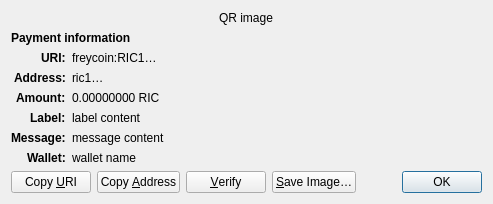
<?xml version="1.0" encoding="UTF-8"?>
<ui version="4.0">
 <class>ReceiveRequestDialog</class>
 <widget class="QDialog" name="ReceiveRequestDialog">
  <property name="geometry">
   <rect>
    <x>0</x>
    <y>0</y>
    <width>413</width>
    <height>229</height>
   </rect>
  </property>
  <property name="windowTitle">
   <string>Request payment to …</string>
  </property>
  <layout class="QGridLayout" name="gridLayout" columnstretch="0,1">
   <property name="sizeConstraint">
    <enum>QLayout::SetFixedSize</enum>
   </property>
   <item row="0" column="0" colspan="2" alignment="Qt::AlignHCenter">
    <widget class="QRImageWidget" name="qr_code">
     <property name="text">
      <string notr="true">QR image</string>
     </property>
     <property name="textInteractionFlags">
      <set>Qt::NoTextInteraction</set>
     </property>
    </widget>
   </item>
   <item row="1" column="0" colspan="2">
    <widget class="QLabel" name="payment_header">
     <property name="font">
      <font>
       <weight>75</weight>
       <bold>true</bold>
      </font>
     </property>
     <property name="text">
      <string>Payment information</string>
     </property>
     <property name="textInteractionFlags">
      <set>Qt::NoTextInteraction</set>
     </property>
    </widget>
   </item>
   <item row="2" column="0" alignment="Qt::AlignRight|Qt::AlignTop">
    <widget class="QLabel" name="uri_tag">
     <property name="font">
      <font>
       <weight>75</weight>
       <bold>true</bold>
      </font>
     </property>
     <property name="text">
      <string notr="true">URI:</string>
     </property>
     <property name="textFormat">
      <enum>Qt::PlainText</enum>
     </property>
     <property name="textInteractionFlags">
      <set>Qt::NoTextInteraction</set>
     </property>
    </widget>
   </item>
   <item row="2" column="1" alignment="Qt::AlignTop">
    <widget class="QLabel" name="uri_content">
     <property name="text">
      <string notr="true">freycoin:RIC1…</string>
     </property>
     <property name="textFormat">
      <enum>Qt::RichText</enum>
     </property>
     <property name="wordWrap">
      <bool>true</bool>
     </property>
     <property name="textInteractionFlags">
      <set>Qt::TextSelectableByMouse</set>
     </property>
    </widget>
   </item>
   <item row="3" column="0" alignment="Qt::AlignRight|Qt::AlignTop">
    <widget class="QLabel" name="address_tag">
     <property name="font">
      <font>
       <weight>75</weight>
       <bold>true</bold>
      </font>
     </property>
     <property name="text">
      <string>Address:</string>
     </property>
     <property name="textInteractionFlags">
      <set>Qt::NoTextInteraction</set>
     </property>
    </widget>
   </item>
   <item row="3" column="1" alignment="Qt::AlignTop">
    <widget class="QLabel" name="address_content">
     <property name="text">
      <string notr="true">ric1…</string>
     </property>
     <property name="textFormat">
      <enum>Qt::PlainText</enum>
     </property>
     <property name="textInteractionFlags">
      <set>Qt::TextSelectableByMouse</set>
     </property>
    </widget>
   </item>
   <item row="4" column="0" alignment="Qt::AlignRight|Qt::AlignTop">
    <widget class="QLabel" name="amount_tag">
     <property name="font">
      <font>
       <weight>75</weight>
       <bold>true</bold>
      </font>
     </property>
     <property name="text">
      <string>Amount:</string>
     </property>
     <property name="textInteractionFlags">
      <set>Qt::NoTextInteraction</set>
     </property>
    </widget>
   </item>
   <item row="4" column="1" alignment="Qt::AlignTop">
    <widget class="QLabel" name="amount_content">
     <property name="text">
      <string notr="true">0.00000000 RIC</string>
     </property>
     <property name="textFormat">
      <enum>Qt::PlainText</enum>
     </property>
     <property name="textInteractionFlags">
      <set>Qt::TextSelectableByMouse</set>
     </property>
    </widget>
   </item>
   <item row="5" column="0" alignment="Qt::AlignRight|Qt::AlignTop">
    <widget class="QLabel" name="label_tag">
     <property name="font">
      <font>
       <weight>75</weight>
       <bold>true</bold>
      </font>
     </property>
     <property name="text">
      <string>Label:</string>
     </property>
     <property name="textInteractionFlags">
      <set>Qt::NoTextInteraction</set>
     </property>
    </widget>
   </item>
   <item row="5" column="1" alignment="Qt::AlignTop">
    <widget class="QLabel" name="label_content">
     <property name="text">
      <string notr="true">label content</string>
     </property>
     <property name="textFormat">
      <enum>Qt::PlainText</enum>
     </property>
     <property name="wordWrap">
      <bool>true</bool>
     </property>
     <property name="textInteractionFlags">
      <set>Qt::TextSelectableByMouse</set>
     </property>
    </widget>
   </item>
   <item row="6" column="0" alignment="Qt::AlignRight|Qt::AlignTop">
    <widget class="QLabel" name="message_tag">
     <property name="font">
      <font>
       <weight>75</weight>
       <bold>true</bold>
      </font>
     </property>
     <property name="text">
      <string>Message:</string>
     </property>
     <property name="textInteractionFlags">
      <set>Qt::NoTextInteraction</set>
     </property>
    </widget>
   </item>
   <item row="6" column="1" alignment="Qt::AlignTop">
    <widget class="QLabel" name="message_content">
     <property name="text">
      <string notr="true">message content</string>
     </property>
     <property name="textFormat">
      <enum>Qt::PlainText</enum>
     </property>
     <property name="wordWrap">
      <bool>true</bool>
     </property>
     <property name="textInteractionFlags">
      <set>Qt::TextSelectableByMouse</set>
     </property>
    </widget>
   </item>
   <item row="7" column="0" alignment="Qt::AlignRight|Qt::AlignTop">
    <widget class="QLabel" name="wallet_tag">
     <property name="font">
      <font>
       <weight>75</weight>
       <bold>true</bold>
      </font>
     </property>
     <property name="text">
      <string>Wallet:</string>
     </property>
     <property name="textInteractionFlags">
      <set>Qt::NoTextInteraction</set>
     </property>
    </widget>
   </item>
   <item row="7" column="1" alignment="Qt::AlignTop">
    <widget class="QLabel" name="wallet_content">
     <property name="text">
      <string notr="true">wallet name</string>
     </property>
     <property name="textFormat">
      <enum>Qt::PlainText</enum>
     </property>
     <property name="wordWrap">
      <bool>true</bool>
     </property>
     <property name="textInteractionFlags">
      <set>Qt::TextSelectableByMouse</set>
     </property>
    </widget>
   </item>
   <item row="8" column="0" colspan="2">
    <layout class="QHBoxLayout" name="horizontalLayout">
     <item>
      <widget class="QPushButton" name="btnCopyURI">
       <property name="text">
        <string>Copy &amp;URI</string>
       </property>
       <property name="autoDefault">
        <bool>false</bool>
       </property>
      </widget>
     </item>
     <item>
      <widget class="QPushButton" name="btnCopyAddress">
       <property name="text">
        <string>Copy &amp;Address</string>
       </property>
       <property name="autoDefault">
        <bool>false</bool>
       </property>
      </widget>
     </item>
     <item>
      <widget class="QPushButton" name="btnVerify">
       <property name="text">
        <string>&amp;Verify</string>
       </property>
       <property name="toolTip">
        <string>Verify this address on e.g. a hardware wallet screen</string>
       </property>
       <property name="autoDefault">
        <bool>false</bool>
       </property>
      </widget>
     </item>
     <item>
      <widget class="QPushButton" name="btnSaveAs">
       <property name="text">
        <string>&amp;Save Image…</string>
       </property>
       <property name="autoDefault">
        <bool>false</bool>
       </property>
      </widget>
     </item>
     <item>
      <spacer name="horizontalSpacer_2">
       <property name="orientation">
        <enum>Qt::Horizontal</enum>
       </property>
       <property name="sizeHint" stdset="0">
        <size>
         <width>40</width>
         <height>20</height>
        </size>
       </property>
      </spacer>
     </item>
     <item>
      <widget class="QDialogButtonBox" name="buttonBox">
       <property name="focusPolicy">
        <enum>Qt::StrongFocus</enum>
       </property>
       <property name="standardButtons">
        <set>QDialogButtonBox::Ok</set>
       </property>
      </widget>
     </item>
    </layout>
   </item>
  </layout>
 </widget>
 <customwidgets>
  <customwidget>
   <class>QRImageWidget</class>
   <extends>QLabel</extends>
   <header>qt/qrimagewidget.h</header>
  </customwidget>
 </customwidgets>
 <tabstops>
  <tabstop>buttonBox</tabstop>
  <tabstop>btnCopyURI</tabstop>
  <tabstop>btnCopyAddress</tabstop>
  <tabstop>btnSaveAs</tabstop>
 </tabstops>
 <resources/>
 <connections>
  <connection>
   <sender>buttonBox</sender>
   <signal>accepted()</signal>
   <receiver>ReceiveRequestDialog</receiver>
   <slot>accept()</slot>
   <hints>
    <hint type="sourcelabel">
     <x>135</x>
     <y>230</y>
    </hint>
    <hint type="destinationlabel">
     <x>135</x>
     <y>126</y>
    </hint>
   </hints>
  </connection>
 </connections>
</ui>
